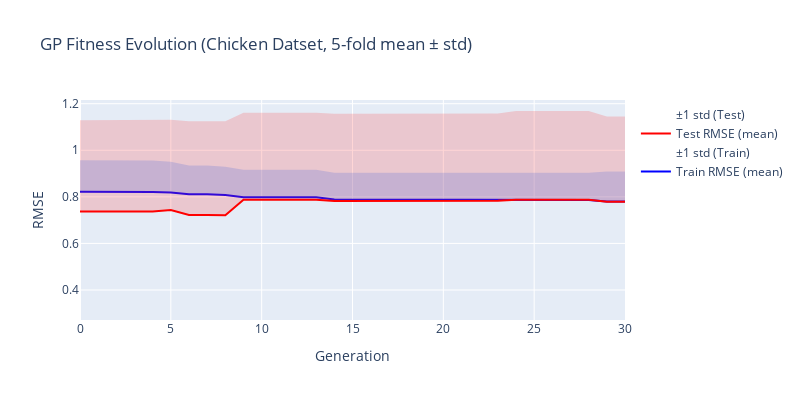

The notebook cell saved with this chart:
### Code cell
fig = go.Figure()

# Train Fitness (mean ± std)
fig.add_trace(go.Scatter(
    x=mean_df["Generation"],
    y=mean_df["Fitness"],
    mode='lines',
    name='Train RMSE (mean)',
    line=dict(color='blue', width=2)
))
# Add std as a shaded region (light blue)
fig.add_trace(go.Scatter(
    x=mean_df["Generation"],
    y=mean_df["Fitness"] + std_df["Fitness"],
    mode='lines',
    line=dict(width=0),
    showlegend=False,
    fillcolor='rgba(0, 100, 255, 0.2)',
    fill='tonexty'
))
fig.add_trace(go.Scatter(
    x=mean_df["Generation"],
    y=mean_df["Fitness"] - std_df["Fitness"],
    mode='lines',
    line=dict(width=0),
    name='±1 std (Train)',
    fillcolor='rgba(0, 100, 255, 0.2)'
))

# Test Fitness (mean ± std)
fig.add_trace(go.Scatter(
    x=mean_df["Generation"],
    y=mean_df["Test_fitness"],
    mode='lines',
    name='Test RMSE (mean)',
    line=dict(color='red', width=2)
))
# Add std as a shaded region (light red)
fig.add_trace(go.Scatter(
    x=mean_df["Generation"],
    y=mean_df["Test_fitness"] + std_df["Test_fitness"],
    mode='lines',
    line=dict(width=0),
    showlegend=False,
    fillcolor='rgba(255, 50, 50, 0.2)',
    fill='tonexty'
))
fig.add_trace(go.Scatter(
    x=mean_df["Generation"],
    y=mean_df["Test_fitness"] - std_df["Test_fitness"],
    mode='lines',
    line=dict(width=0),
    name='±1 std (Test)',
    fillcolor='rgba(255, 50, 50, 0.2)'
))

fig.update_layout(
    title=f'GP Fitness Evolution (Chicken Datset, 5-fold mean ± std)',
    xaxis_title='Generation',
    yaxis_title='RMSE',
    hovermode='x unified',
    height=400,
    width=800
)
fig.show()

### Figure 1 — Plotly figure (JSON) as saved in the notebook; plotly's stock layout.template omitted (floating-point values rounded to 4 significant figures)
{"data": [{"line": {"color": "blue", "width": 2}, "mode": "lines", "name": "Train RMSE (mean)", "type": "scatter", "x": [0, 1, 2, 3, 4, 5, 6, 7, 8, 9, 10, 11, 12, 13, 14, 15, 16, 17, 18, 19, 20, 21, 22, 23, 24, 25, 26, 27, 28, 29, 30], "y": [0.8216, 0.8216, 0.8216, 0.8216, 0.8211, 0.8183, 0.8107, 0.8107, 0.8075, 0.7981, 0.7981, 0.7981, 0.7981, 0.7981, 0.7887, 0.7887, 0.7887, 0.7887, 0.7887, 0.7887, 0.7874, 0.7874, 0.7874, 0.7874, 0.7863, 0.7863, 0.7863, 0.7863, 0.7863, 0.78, 0.78]}, {"fill": "tonexty", "fillcolor": "rgba(0, 100, 255, 0.2)", "line": {"width": 0}, "mode": "lines", "showlegend": false, "type": "scatter", "x": [0, 1, 2, 3, 4, 5, 6, 7, 8, 9, 10, 11, 12, 13, 14, 15, 16, 17, 18, 19, 20, 21, 22, 23, 24, 25, 26, 27, 28, 29, 30], "y": [0.9573, 0.9573, 0.9573, 0.9573, 0.9562, 0.9502, 0.935, 0.935, 0.9289, 0.9168, 0.9168, 0.9168, 0.9168, 0.9168, 0.9038, 0.9038, 0.9038, 0.9038, 0.9038, 0.9038, 0.9023, 0.9023, 0.9023, 0.9023, 0.9032, 0.9032, 0.9032, 0.9032, 0.9032, 0.909, 0.909]}, {"fillcolor": "rgba(0, 100, 255, 0.2)", "line": {"width": 0}, "mode": "lines", "name": "±1 std (Train)", "type": "scatter", "x": [0, 1, 2, 3, 4, 5, 6, 7, 8, 9, 10, 11, 12, 13, 14, 15, 16, 17, 18, 19, 20, 21, 22, 23, 24, 25, 26, 27, 28, 29, 30], "y": [0.686, 0.686, 0.686, 0.686, 0.686, 0.6864, 0.6865, 0.6865, 0.6861, 0.6794, 0.6794, 0.6794, 0.6794, 0.6794, 0.6735, 0.6735, 0.6735, 0.6735, 0.6735, 0.6735, 0.6725, 0.6725, 0.6725, 0.6725, 0.6693, 0.6693, 0.6693, 0.6693, 0.6693, 0.651, 0.651]}, {"line": {"color": "red", "width": 2}, "mode": "lines", "name": "Test RMSE (mean)", "type": "scatter", "x": [0, 1, 2, 3, 4, 5, 6, 7, 8, 9, 10, 11, 12, 13, 14, 15, 16, 17, 18, 19, 20, 21, 22, 23, 24, 25, 26, 27, 28, 29, 30], "y": [0.7376, 0.7376, 0.7376, 0.7376, 0.7373, 0.7434, 0.7224, 0.7224, 0.7212, 0.7878, 0.7878, 0.7878, 0.7878, 0.7878, 0.7825, 0.7825, 0.7825, 0.7825, 0.7825, 0.7825, 0.7833, 0.7833, 0.7833, 0.7833, 0.7871, 0.7871, 0.7871, 0.7871, 0.7871, 0.779, 0.779]}, {"fill": "tonexty", "fillcolor": "rgba(255, 50, 50, 0.2)", "line": {"width": 0}, "mode": "lines", "showlegend": false, "type": "scatter", "x": [0, 1, 2, 3, 4, 5, 6, 7, 8, 9, 10, 11, 12, 13, 14, 15, 16, 17, 18, 19, 20, 21, 22, 23, 24, 25, 26, 27, 28, 29, 30], "y": [1.128, 1.128, 1.128, 1.128, 1.128, 1.131, 1.124, 1.124, 1.124, 1.162, 1.162, 1.162, 1.162, 1.162, 1.157, 1.157, 1.157, 1.157, 1.157, 1.157, 1.158, 1.158, 1.158, 1.158, 1.169, 1.169, 1.169, 1.169, 1.169, 1.145, 1.145]}, {"fillcolor": "rgba(255, 50, 50, 0.2)", "line": {"width": 0}, "mode": "lines", "name": "±1 std (Test)", "type": "scatter", "x": [0, 1, 2, 3, 4, 5, 6, 7, 8, 9, 10, 11, 12, 13, 14, 15, 16, 17, 18, 19, 20, 21, 22, 23, 24, 25, 26, 27, 28, 29, 30], "y": [0.3467, 0.3467, 0.3467, 0.3467, 0.3462, 0.3562, 0.3204, 0.3204, 0.3183, 0.4141, 0.4141, 0.4141, 0.4141, 0.4141, 0.4079, 0.4079, 0.4079, 0.4079, 0.4079, 0.4079, 0.4088, 0.4088, 0.4088, 0.4088, 0.4055, 0.4055, 0.4055, 0.4055, 0.4055, 0.4126, 0.4126]}], "layout": {"height": 400, "hovermode": "x unified", "title": {"text": "GP Fitness Evolution (Chicken Datset, 5-fold mean ± std)"}, "width": 800, "xaxis": {"title": {"text": "Generation"}}, "yaxis": {"title": {"text": "RMSE"}}}}
